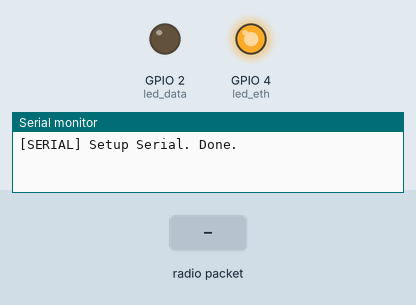
Simulated run of this program. Board: ESP32. Parts: output pins drawn as LEDs (lit = HIGH), the last lines printed to the serial monitor. Inputs (shaded band) come from the test bench. WiFi joins after 1.5 s; servers stay silent unless stated; no radio packets arrive unless stated; no MQTT or app messages arrive unless stated.

Above: at 0.1 s.
At 2.8 s:
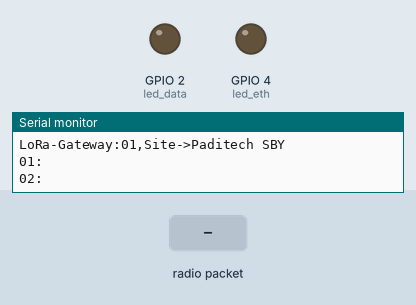
2.9 s: radio packet "001" arrives
Timing chart, 0 to 5.9 s (numbered marks = the images above; inputs shaded):
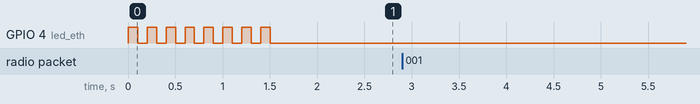

The program:

main.cpp
```cpp
#include "LoRaGWPhiloin.h"
#include <WiFi.h>
#include <PubSubClient.h>
#include <WiFiUdp.h>
#include <ArduinoOTA.h>

const char *SSID = "BUSOL";
const char *PASS = "$ut0h0m312";
const char *MQTT_SERVER = "192.168.8.144";
const char *MQTT_STATUS = "tele/loraWAN/eth/LWT";

const char *DATA_CMD = "loraWAN/nodes/cmnd";
const char *DATA_STATE = "loraWAN/nodes/stat";

const char *MQTT_CLIENT_ID = "LoRaWAN-01PaditechSBY";
const char *MQTT_USERNAME = "padinet";
const char *MQTT_PASSWORD = "p4d1n3t";

// counter reset ESP
int ResetCounter = 0;

String id, Data, Data1, Data2;

IPAddress ip(192, 168, 8, 205);
IPAddress gateway(19, 168, 8, 1);   // Sesuaikan dengan gateway AP
IPAddress subnet(255, 255, 255, 0); // Sesuaikan dengan subnet AP\

WiFiClient espClient;
PubSubClient client(espClient);

void setup_wifi()
{
  WiFi.mode(WIFI_STA);
  WiFi.begin(SSID, PASS);
  WiFi.config(ip, gateway, subnet);

  while (WiFi.status() != WL_CONNECTED)
  {
    digitalWrite(led_eth, HIGH);
    delay(100);
    digitalWrite(led_eth, LOW);
    delay(100);
  }
  while (WiFi.waitForConnectResult() != WL_CONNECTED)
  {
    digitalWrite(led_eth, HIGH);
    delay(5000);
    ESP.restart();
  }
  digitalWrite(led_eth, LOW);
}

void onReceive(int packetSize)
{
  int len_ID, len_DT;
  String message = "";

  while (LoRa.available())
  {
    message += (char)LoRa.read();
  }

  len_ID = message.indexOf(",");
  len_DT = message.indexOf("#");

  id = message.substring(0, len_ID);            // parsing id
  Data = message.substring(len_ID + 1, len_DT); // parsing data

  if (id == "001")
  {
    Data1 = Data;
    Serial.print("001, ");
    Serial.println(Data1);
  }
  if (id == "002")
  {
    Data2 = Data;
    Serial.print("002, ");
    Serial.println(Data2);
  }
}

boolean runEvery(unsigned long interval)
{
  static unsigned long previousMillis = 0;
  unsigned long currentMillis = millis();
  if (currentMillis - previousMillis >= interval)
  {
    previousMillis = currentMillis;
    return true;
  }
  return false;
}

void reconnect()
{
  // Loop until we're reconnected
  while (!client.connected())
  {
    Serial.print("Attempting MQTT connection...");
    // Attempt to connect
    if (client.connect(MQTT_CLIENT_ID, MQTT_USERNAME, MQTT_PASSWORD, MQTT_STATUS, 1, 1, "Offline"))
    {
      Serial.println("connected");
      // subscribe
      client.publish(MQTT_STATUS, "Online", true);
    }
    else
    {
      Serial.print("failed, rc=");
      Serial.print(client.state());
      Serial.println(" try again in 5 seconds");
      digitalWrite(led_eth, HIGH);
      delay(1000);
      digitalWrite(led_eth, LOW);
      delay(1000);
      // Wait 5 seconds before retrying
      ResetCounter++;
      if (ResetCounter >= 200)
      {
        ESP.restart();
        ResetCounter = 0;
      }
    }
  }
}

void setup()
{
  setupSerial();
  setup_wifi();

  // Port defaults to 3232
  // ArduinoOTA.setPort(3232);

  // Hostname defaults to esp3232-[MAC]
  // ArduinoOTA.setHostname("myesp32");

  // No authentication by default
  // ArduinoOTA.setPassword("admin");

  // Password can be set with it's md5 value as well
  // MD5(admin) = 21232f297a57a5a743894a0e4a801fc3
  // ArduinoOTA.setPasswordHash("21232f297a57a5a743894a0e4a801fc3");

  ArduinoOTA.onStart([]()
                     {
    String type;
    if (ArduinoOTA.getCommand() == U_FLASH)
      type = "sketch";
    else // U_SPIFFS
      type = "filesystem";

    // NOTE: if updating SPIFFS this would be the place to unmount SPIFFS using SPIFFS.end()
    Serial.println("Start updating " + type); })
      .onEnd([]()
             { Serial.println("\nEnd"); })
      .onProgress([](unsigned int progress, unsigned int total)
                  { Serial.printf("Progress: %u%%\r", (progress / (total / 100))); })
      .onError([](ota_error_t error)
               {
    Serial.printf("Error[%u]: ", error);
    if (error == OTA_AUTH_ERROR) Serial.println("Auth Failed");
    else if (error == OTA_BEGIN_ERROR) Serial.println("Begin Failed");
    else if (error == OTA_CONNECT_ERROR) Serial.println("Connect Failed");
    else if (error == OTA_RECEIVE_ERROR) Serial.println("Receive Failed");
    else if (error == OTA_END_ERROR) Serial.println("End Failed"); });

  ArduinoOTA.begin();

  client.setServer(MQTT_SERVER, 1883);
  setupLoRa();
  LoRa.onReceive(onReceive);
  LoRa_rxMode();
  // client.setCallback(callback);
}

void loop()
{
  ArduinoOTA.handle();
  if (!client.connected())
  {
    reconnect();
  }
  client.loop();
  if (runEvery(2500))
  { // repeat every 5000 millis
    Serial.println("LoRa-Gateway:01,Site->Paditech SBY");
    Serial.print("01: ");
    Serial.println(Data1);
    Serial.print("02: ");
    Serial.println(Data2);
  }
}
```

LoRaGWPhiloin.h
```cpp
#include <Arduino.h>
#include <SPI.h> // include libraries
#include <LoRa.h>

// #define csPin 15     // LoRa radio chip select
// #define resetPin 26 // LoRa radio reset
// #define irqPin 15   // change for your board; must be a hardware interrupt pin (DIO0)

#define csPin 5     // LoRa radio chip select
#define resetPin 21 // LoRa radio reset
#define irqPin 22   // change for your board; must be a hardware interrupt pin (DIO0)

// Led Indicator
#define led_data 2
#define led_eth 4

#define BAUD_RATE 115200

const long frequency = 433E6; // LoRa Frequency

void setupSerial()
{
      Serial.begin(BAUD_RATE);
      Serial.println("[SERIAL] Setup Serial. Done.");
      pinMode(led_data, OUTPUT);
      pinMode(led_eth, OUTPUT);
}

void testSerial()
{
      Serial.println("[Serial] If you see this, serial is PASSED.");
}

void setupLoRa()
{
      while (!Serial)
            ;

      LoRa.setPins(csPin, resetPin, irqPin);

      if (!LoRa.begin(frequency))
      {
            // Serial.println("LoRa init failed. Check your connections.");
            digitalWrite(led_data, HIGH);
            delay(100);
            digitalWrite(led_data, LOW);
            delay(100);
            while (true)
                  ; // if failed, do nothing
      }
      digitalWrite(led_data, LOW);
      Serial.println("LoRa init succeeded.");
      Serial.println();
      Serial.println("LoRa Gateway");
      Serial.println("Only receive messages from nodes");
      Serial.println("Tx: invertIQ enable");
      Serial.println("Rx: invertIQ disable");
      Serial.println();
}

void LoRa_rxMode()
{
      LoRa.disableInvertIQ(); // normal mode
      LoRa.receive();         // set receive mode
}

void LoRa_txMode()
{
      LoRa.idle();           // set standby mode
      LoRa.enableInvertIQ(); // active invert I and Q signals
}

void LoRa_sendMessage(String message)
{
      LoRa_txMode();       // set tx mode
      LoRa.beginPacket();  // start packet
      LoRa.print(message); // add payload
      LoRa.endPacket();    // finish packet and send it
      LoRa_rxMode();       // set rx mode
}
```
